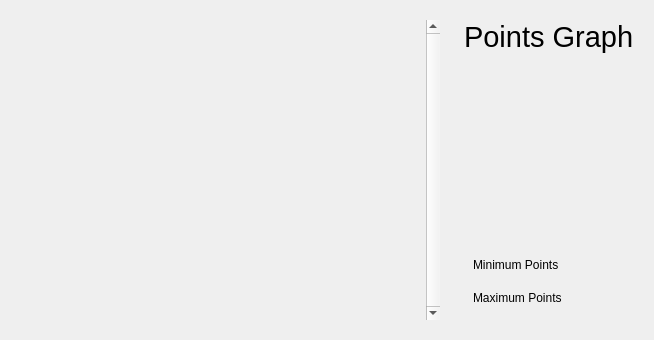
                 <widget class="QWidget" name="page_analytics">
                  <layout class="QHBoxLayout" name="horizontalLayout_12">
                   <item>
                    <widget class="QWidget" name="page_analytics_window_container" native="true">
                     <property name="sizePolicy">
                      <sizepolicy hsizetype="Preferred" vsizetype="Preferred">
                       <horstretch>6</horstretch>
                       <verstretch>1</verstretch>
                      </sizepolicy>
                     </property>
                     <layout class="QVBoxLayout" name="verticalLayout_6">
                      <property name="spacing">
                       <number>0</number>
                      </property>
                      <property name="leftMargin">
                       <number>0</number>
                      </property>
                      <property name="topMargin">
                       <number>0</number>
                      </property>
                      <property name="rightMargin">
                       <number>0</number>
                      </property>
                      <property name="bottomMargin">
                       <number>0</number>
                      </property>
                      <item>
                       <widget class="QWidget" name="widget_4" native="true">
                        <property name="sizePolicy">
                         <sizepolicy hsizetype="Expanding" vsizetype="Expanding">
                          <horstretch>0</horstretch>
                          <verstretch>1</verstretch>
                         </sizepolicy>
                        </property>
                        <property name="maximumSize">
                         <size>
                          <width>16777215</width>
                          <height>120</height>
                         </size>
                        </property>
                        <layout class="QVBoxLayout" name="verticalLayout_7">
                         <property name="spacing">
                          <number>0</number>
                         </property>
                         <property name="leftMargin">
                          <number>0</number>
                         </property>
                         <property name="topMargin">
                          <number>0</number>
                         </property>
                         <property name="rightMargin">
                          <number>0</number>
                         </property>
                         <property name="bottomMargin">
                          <number>0</number>
                         </property>
                         <item>
                          <widget class="QWidget" name="widget_7" native="true">
                           <property name="maximumSize">
                            <size>
                             <width>16777215</width>
                             <height>60</height>
                            </size>
                           </property>
                           <widget class="QLabel" name="label_13">
                            <property name="geometry">
                             <rect>
                              <x>10</x>
                              <y>0</y>
                              <width>221</width>
                              <height>51</height>
                             </rect>
                            </property>
                            <property name="font">
                             <font>
                              <family>MS Sans Serif</family>
                              <pointsize>22</pointsize>
                              <italic>false</italic>
                              <bold>false</bold>
                             </font>
                            </property>
                            <property name="styleSheet">
                             <string notr="true">font: 22pt &quot;MS Sans Serif&quot;;</string>
                            </property>
                            <property name="text">
                             <string>Windows</string>
                            </property>
                           </widget>
                          </widget>
                         </item>
                         <item>
                          <widget class="QWidget" name="widget_8" native="true">
                           <property name="maximumSize">
                            <size>
                             <width>16777215</width>
                             <height>40</height>
                            </size>
                           </property>
                           <widget class="QWidget" name="widget_13" native="true">
                            <property name="geometry">
                             <rect>
                              <x>10</x>
                              <y>10</y>
                              <width>146</width>
                              <height>38</height>
                             </rect>
                            </property>
                            <layout class="QHBoxLayout" name="horizontalLayout_18">
                             <item>
                              <widget class="QLabel" name="label_15">
                               <property name="text">
                                <string>Date:</string>
                               </property>
                              </widget>
                             </item>
                             <item>
                              <widget class="QComboBox" name="comboBox_date">
                               <property name="currentText">
                                <string/>
                               </property>
                              </widget>
                             </item>
                            </layout>
                           </widget>
                           <widget class="QWidget" name="widget_14" native="true">
                            <property name="geometry">
                             <rect>
                              <x>190</x>
                              <y>10</y>
                              <width>146</width>
                              <height>38</height>
                             </rect>
                            </property>
                            <layout class="QHBoxLayout" name="horizontalLayout_19">
                             <item>
                              <widget class="QLabel" name="label_16">
                               <property name="text">
                                <string>Type</string>
                               </property>
                              </widget>
                             </item>
                             <item>
                              <widget class="QComboBox" name="comboBox_type">
                               <property name="editable">
                                <bool>false</bool>
                               </property>
                               <property name="currentText">
                                <string/>
                               </property>
                              </widget>
                             </item>
                            </layout>
                           </widget>
                          </widget>
                         </item>
                        </layout>
                       </widget>
                      </item>
                      <item>
                       <widget class="QWidget" name="widget_5" native="true">
                        <property name="sizePolicy">
                         <sizepolicy hsizetype="Preferred" vsizetype="Preferred">
                          <horstretch>0</horstretch>
                          <verstretch>2</verstretch>
                         </sizepolicy>
                        </property>
                        <layout class="QVBoxLayout" name="verticalLayout_8">
                         <item>
                          <widget class="QScrollArea" name="scrollArea_window_records">
                           <property name="minimumSize">
                            <size>
                             <width>420</width>
                             <height>300</height>
                            </size>
                           </property>
                           <property name="maximumSize">
                            <size>
                             <width>12321</width>
                             <height>600</height>
                            </size>
                           </property>
                           <property name="frameShape">
                            <enum>QFrame::NoFrame</enum>
                           </property>
                           <property name="verticalScrollBarPolicy">
                            <enum>Qt::ScrollBarAlwaysOn</enum>
                           </property>
                           <property name="horizontalScrollBarPolicy">
                            <enum>Qt::ScrollBarAlwaysOff</enum>
                           </property>
                           <property name="widgetResizable">
                            <bool>true</bool>
                           </property>
                           <widget class="QWidget" name="scrollAreaWidgetContents">
                            <property name="geometry">
                             <rect>
                              <x>0</x>
                              <y>0</y>
                              <width>534</width>
                              <height>465</height>
                             </rect>
                            </property>
                            <property name="sizePolicy">
                             <sizepolicy hsizetype="Preferred" vsizetype="Expanding">
                              <horstretch>0</horstretch>
                              <verstretch>0</verstretch>
                             </sizepolicy>
                            </property>
                            <layout class="QVBoxLayout" name="verticalLayout_17">
                             <item>
                              <layout class="QVBoxLayout" name="scroll_area_contents_layout"/>
                             </item>
                            </layout>
                           </widget>
                          </widget>
                         </item>
                        </layout>
                       </widget>
                      </item>
                     </layout>
                    </widget>
                   </item>
                   <item>
                    <widget class="QWidget" name="page_analytic_points_container" native="true">
                     <property name="sizePolicy">
                      <sizepolicy hsizetype="Preferred" vsizetype="Preferred">
                       <horstretch>4</horstretch>
                       <verstretch>4</verstretch>
                      </sizepolicy>
                     </property>
                     <layout class="QVBoxLayout" name="verticalLayout_14">
                      <item>
                       <widget class="QLabel" name="label_14">
                        <property name="sizePolicy">
                         <sizepolicy hsizetype="Preferred" vsizetype="Preferred">
                          <horstretch>0</horstretch>
                          <verstretch>1</verstretch>
                         </sizepolicy>
                        </property>
                        <property name="font">
                         <font>
                          <family>MS Sans Serif</family>
                          <pointsize>22</pointsize>
                          <italic>false</italic>
                          <bold>false</bold>
                         </font>
                        </property>
                        <property name="styleSheet">
                         <string notr="true">font: 22pt &quot;MS Sans Serif&quot;;</string>
                        </property>
                        <property name="text">
                         <string>Points Graph</string>
                        </property>
                       </widget>
                      </item>
                      <item>
                       <widget class="QWidget" name="point_graph_container" native="true">
                        <property name="sizePolicy">
                         <sizepolicy hsizetype="Preferred" vsizetype="Preferred">
                          <horstretch>0</horstretch>
                          <verstretch>9</verstretch>
                         </sizepolicy>
                        </property>
                        <property name="styleSheet">
                         <string notr="true"/>
                        </property>
                        <layout class="QVBoxLayout" name="verticalLayout_19">
                         <property name="spacing">
                          <number>0</number>
                         </property>
                         <property name="leftMargin">
                          <number>0</number>
                         </property>
                         <property name="topMargin">
                          <number>0</number>
                         </property>
                         <property name="rightMargin">
                          <number>0</number>
                         </property>
                         <property name="bottomMargin">
                          <number>0</number>
                         </property>
                         <item>
                          <layout class="QVBoxLayout" name="point_graph_container_layout"/>
                         </item>
                        </layout>
                       </widget>
                      </item>
                      <item>
                       <widget class="QWidget" name="widget_6" native="true">
                        <property name="sizePolicy">
                         <sizepolicy hsizetype="Preferred" vsizetype="Preferred">
                          <horstretch>0</horstretch>
                          <verstretch>4</verstretch>
                         </sizepolicy>
                        </property>
                        <layout class="QVBoxLayout" name="verticalLayout_15">
                         <item>
                          <widget class="QLabel" name="label_17">
                           <property name="text">
                            <string>Minimum Points</string>
                           </property>
                          </widget>
                         </item>
                         <item>
                          <widget class="QLabel" name="label_18">
                           <property name="text">
                            <string>Maximum Points</string>
                           </property>
                          </widget>
                         </item>
                        </layout>
                       </widget>
                      </item>
                     </layout>
                    </widget>
                   </item>
                  </layout>
                 </widget>
